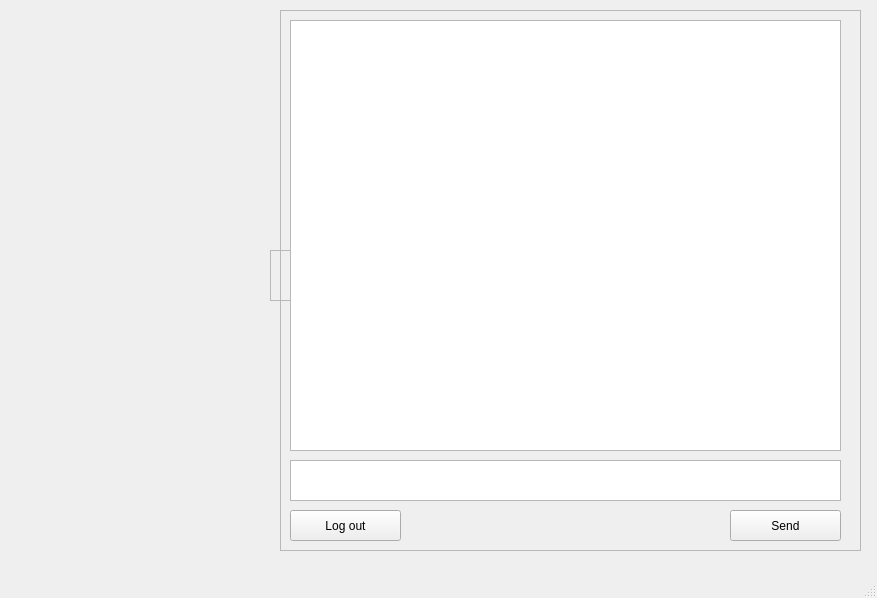
<?xml version="1.0" encoding="UTF-8"?>
<ui version="4.0">
 <class>MainWindow</class>
 <widget class="QMainWindow" name="MainWindow">
  <property name="geometry">
   <rect>
    <x>0</x>
    <y>0</y>
    <width>877</width>
    <height>598</height>
   </rect>
  </property>
  <property name="windowTitle">
   <string>MainWindow</string>
  </property>
  <property name="autoFillBackground">
   <bool>true</bool>
  </property>
  <property name="styleSheet">
   <string notr="true"/>
  </property>
  <widget class="QWidget" name="centralwidget">
   <widget class="QFrame" name="frameEntry">
    <property name="geometry">
     <rect>
      <x>270</x>
      <y>250</y>
      <width>331</width>
      <height>51</height>
     </rect>
    </property>
    <property name="frameShape">
     <enum>QFrame::StyledPanel</enum>
    </property>
    <property name="frameShadow">
     <enum>QFrame::Raised</enum>
    </property>
    <widget class="QPushButton" name="pushButtonAuthentification">
     <property name="geometry">
      <rect>
       <x>200</x>
       <y>10</y>
       <width>110</width>
       <height>31</height>
      </rect>
     </property>
     <property name="text">
      <string>Authentification</string>
     </property>
    </widget>
    <widget class="QPushButton" name="pushButtonRegistration">
     <property name="enabled">
      <bool>true</bool>
     </property>
     <property name="geometry">
      <rect>
       <x>20</x>
       <y>10</y>
       <width>110</width>
       <height>31</height>
      </rect>
     </property>
     <property name="text">
      <string>Registration</string>
     </property>
    </widget>
   </widget>
   <widget class="QFrame" name="frameAuthentification">
    <property name="enabled">
     <bool>true</bool>
    </property>
    <property name="geometry">
     <rect>
      <x>340</x>
      <y>120</y>
      <width>211</width>
      <height>321</height>
     </rect>
    </property>
    <property name="frameShape">
     <enum>QFrame::StyledPanel</enum>
    </property>
    <property name="frameShadow">
     <enum>QFrame::Raised</enum>
    </property>
    <widget class="QPushButton" name="pushButtonAuthentificationOk">
     <property name="geometry">
      <rect>
       <x>50</x>
       <y>230</y>
       <width>111</width>
       <height>50</height>
      </rect>
     </property>
     <property name="text">
      <string>Ок</string>
     </property>
     <property name="shortcut">
      <string>Return</string>
     </property>
    </widget>
    <widget class="QLineEdit" name="lineEditLogin">
     <property name="geometry">
      <rect>
       <x>20</x>
       <y>60</y>
       <width>171</width>
       <height>21</height>
      </rect>
     </property>
     <property name="inputMask">
      <string/>
     </property>
     <property name="text">
      <string/>
     </property>
    </widget>
    <widget class="QLineEdit" name="lineEditPasswd">
     <property name="geometry">
      <rect>
       <x>20</x>
       <y>120</y>
       <width>171</width>
       <height>21</height>
      </rect>
     </property>
     <property name="text">
      <string/>
     </property>
    </widget>
    <widget class="QLabel" name="labelLogin">
     <property name="geometry">
      <rect>
       <x>20</x>
       <y>30</y>
       <width>47</width>
       <height>13</height>
      </rect>
     </property>
     <property name="text">
      <string>Login</string>
     </property>
    </widget>
    <widget class="QLabel" name="labelPasswd">
     <property name="geometry">
      <rect>
       <x>20</x>
       <y>100</y>
       <width>47</width>
       <height>13</height>
      </rect>
     </property>
     <property name="text">
      <string>Password</string>
     </property>
    </widget>
   </widget>
   <widget class="QFrame" name="frameRegistration">
    <property name="enabled">
     <bool>true</bool>
    </property>
    <property name="geometry">
     <rect>
      <x>340</x>
      <y>120</y>
      <width>231</width>
      <height>291</height>
     </rect>
    </property>
    <property name="frameShape">
     <enum>QFrame::StyledPanel</enum>
    </property>
    <property name="frameShadow">
     <enum>QFrame::Raised</enum>
    </property>
    <widget class="QLineEdit" name="lineEditNewLogin">
     <property name="geometry">
      <rect>
       <x>20</x>
       <y>60</y>
       <width>171</width>
       <height>21</height>
      </rect>
     </property>
     <property name="inputMask">
      <string/>
     </property>
     <property name="text">
      <string/>
     </property>
    </widget>
    <widget class="QLineEdit" name="lineEditNewPasswd">
     <property name="geometry">
      <rect>
       <x>20</x>
       <y>120</y>
       <width>171</width>
       <height>21</height>
      </rect>
     </property>
     <property name="text">
      <string/>
     </property>
    </widget>
    <widget class="QLabel" name="labelNewLogin">
     <property name="geometry">
      <rect>
       <x>20</x>
       <y>30</y>
       <width>47</width>
       <height>13</height>
      </rect>
     </property>
     <property name="text">
      <string>Login</string>
     </property>
    </widget>
    <widget class="QLabel" name="labelNewPasswd">
     <property name="geometry">
      <rect>
       <x>20</x>
       <y>100</y>
       <width>47</width>
       <height>13</height>
      </rect>
     </property>
     <property name="text">
      <string>Password</string>
     </property>
    </widget>
    <widget class="QPushButton" name="pushButtonRegistrationOk">
     <property name="geometry">
      <rect>
       <x>50</x>
       <y>230</y>
       <width>111</width>
       <height>50</height>
      </rect>
     </property>
     <property name="text">
      <string>Ок</string>
     </property>
     <property name="shortcut">
      <string>Return</string>
     </property>
    </widget>
    <widget class="QLineEdit" name="lineEditRepeatNewPasswd">
     <property name="geometry">
      <rect>
       <x>20</x>
       <y>180</y>
       <width>171</width>
       <height>21</height>
      </rect>
     </property>
     <property name="text">
      <string/>
     </property>
    </widget>
    <widget class="QLabel" name="labelRepeatNewPasswd">
     <property name="geometry">
      <rect>
       <x>20</x>
       <y>160</y>
       <width>91</width>
       <height>16</height>
      </rect>
     </property>
     <property name="text">
      <string>Repeat password</string>
     </property>
    </widget>
   </widget>
   <widget class="QFrame" name="frameConversation">
    <property name="geometry">
     <rect>
      <x>280</x>
      <y>10</y>
      <width>581</width>
      <height>541</height>
     </rect>
    </property>
    <property name="frameShape">
     <enum>QFrame::StyledPanel</enum>
    </property>
    <property name="frameShadow">
     <enum>QFrame::Raised</enum>
    </property>
    <widget class="QTextBrowser" name="textBrowserReadMsg">
     <property name="geometry">
      <rect>
       <x>10</x>
       <y>10</y>
       <width>551</width>
       <height>431</height>
      </rect>
     </property>
    </widget>
    <widget class="QPlainTextEdit" name="plainTextEditWriteMsg">
     <property name="geometry">
      <rect>
       <x>10</x>
       <y>450</y>
       <width>551</width>
       <height>41</height>
      </rect>
     </property>
    </widget>
    <widget class="QPushButton" name="pushButtonSendMsg">
     <property name="geometry">
      <rect>
       <x>450</x>
       <y>500</y>
       <width>111</width>
       <height>31</height>
      </rect>
     </property>
     <property name="text">
      <string>Send</string>
     </property>
    </widget>
    <widget class="QPushButton" name="pushButtonLogout">
     <property name="geometry">
      <rect>
       <x>10</x>
       <y>500</y>
       <width>111</width>
       <height>31</height>
      </rect>
     </property>
     <property name="text">
      <string>Log out</string>
     </property>
    </widget>
   </widget>
  </widget>
  <widget class="QMenuBar" name="menubar">
   <property name="geometry">
    <rect>
     <x>0</x>
     <y>0</y>
     <width>877</width>
     <height>21</height>
    </rect>
   </property>
  </widget>
  <widget class="QStatusBar" name="statusbar"/>
 </widget>
 <resources/>
 <connections>
  <connection>
   <sender>pushButtonRegistration</sender>
   <signal>clicked()</signal>
   <receiver>frameEntry</receiver>
   <slot>hide()</slot>
   <hints>
    <hint type="sourcelabel">
     <x>164</x>
     <y>95</y>
    </hint>
    <hint type="destinationlabel">
     <x>160</x>
     <y>131</y>
    </hint>
   </hints>
  </connection>
  <connection>
   <sender>pushButtonRegistrationOk</sender>
   <signal>clicked()</signal>
   <receiver>frameAuthentification</receiver>
   <slot>show()</slot>
   <hints>
    <hint type="sourcelabel">
     <x>169</x>
     <y>365</y>
    </hint>
    <hint type="destinationlabel">
     <x>145</x>
     <y>261</y>
    </hint>
   </hints>
  </connection>
  <connection>
   <sender>pushButtonRegistration</sender>
   <signal>clicked()</signal>
   <receiver>frameRegistration</receiver>
   <slot>show()</slot>
   <hints>
    <hint type="sourcelabel">
     <x>164</x>
     <y>95</y>
    </hint>
    <hint type="destinationlabel">
     <x>160</x>
     <y>371</y>
    </hint>
   </hints>
  </connection>
  <connection>
   <sender>pushButtonRegistrationOk</sender>
   <signal>clicked()</signal>
   <receiver>frameRegistration</receiver>
   <slot>hide()</slot>
   <hints>
    <hint type="sourcelabel">
     <x>419</x>
     <y>325</y>
    </hint>
    <hint type="destinationlabel">
     <x>425</x>
     <y>311</y>
    </hint>
   </hints>
  </connection>
  <connection>
   <sender>pushButtonRegistration</sender>
   <signal>clicked()</signal>
   <receiver>lineEditNewLogin</receiver>
   <slot>clear()</slot>
   <hints>
    <hint type="sourcelabel">
     <x>154</x>
     <y>225</y>
    </hint>
    <hint type="destinationlabel">
     <x>155</x>
     <y>201</y>
    </hint>
   </hints>
  </connection>
  <connection>
   <sender>pushButtonRegistration</sender>
   <signal>clicked()</signal>
   <receiver>lineEditNewPasswd</receiver>
   <slot>clear()</slot>
   <hints>
    <hint type="sourcelabel">
     <x>154</x>
     <y>225</y>
    </hint>
    <hint type="destinationlabel">
     <x>155</x>
     <y>261</y>
    </hint>
   </hints>
  </connection>
  <connection>
   <sender>pushButtonAuthentification</sender>
   <signal>clicked()</signal>
   <receiver>frameEntry</receiver>
   <slot>hide()</slot>
   <hints>
    <hint type="sourcelabel">
     <x>154</x>
     <y>325</y>
    </hint>
    <hint type="destinationlabel">
     <x>155</x>
     <y>276</y>
    </hint>
   </hints>
  </connection>
  <connection>
   <sender>pushButtonAuthentification</sender>
   <signal>clicked()</signal>
   <receiver>frameAuthentification</receiver>
   <slot>show()</slot>
   <hints>
    <hint type="sourcelabel">
     <x>154</x>
     <y>325</y>
    </hint>
    <hint type="destinationlabel">
     <x>725</x>
     <y>251</y>
    </hint>
   </hints>
  </connection>
  <connection>
   <sender>pushButtonAuthentificationOk</sender>
   <signal>clicked()</signal>
   <receiver>frameAuthentification</receiver>
   <slot>hide()</slot>
   <hints>
    <hint type="sourcelabel">
     <x>725</x>
     <y>345</y>
    </hint>
    <hint type="destinationlabel">
     <x>725</x>
     <y>251</y>
    </hint>
   </hints>
  </connection>
  <connection>
   <sender>pushButtonAuthentification</sender>
   <signal>clicked()</signal>
   <receiver>lineEditLogin</receiver>
   <slot>clear()</slot>
   <hints>
    <hint type="sourcelabel">
     <x>154</x>
     <y>325</y>
    </hint>
    <hint type="destinationlabel">
     <x>145</x>
     <y>171</y>
    </hint>
   </hints>
  </connection>
  <connection>
   <sender>pushButtonAuthentificationOk</sender>
   <signal>clicked()</signal>
   <receiver>frameConversation</receiver>
   <slot>show()</slot>
   <hints>
    <hint type="sourcelabel">
     <x>145</x>
     <y>355</y>
    </hint>
    <hint type="destinationlabel">
     <x>585</x>
     <y>311</y>
    </hint>
   </hints>
  </connection>
  <connection>
   <sender>pushButtonLogout</sender>
   <signal>clicked()</signal>
   <receiver>frameConversation</receiver>
   <slot>hide()</slot>
   <hints>
    <hint type="sourcelabel">
     <x>365</x>
     <y>556</y>
    </hint>
    <hint type="destinationlabel">
     <x>585</x>
     <y>311</y>
    </hint>
   </hints>
  </connection>
  <connection>
   <sender>pushButtonLogout</sender>
   <signal>clicked()</signal>
   <receiver>frameEntry</receiver>
   <slot>show()</slot>
   <hints>
    <hint type="sourcelabel">
     <x>365</x>
     <y>556</y>
    </hint>
    <hint type="destinationlabel">
     <x>155</x>
     <y>276</y>
    </hint>
   </hints>
  </connection>
 </connections>
</ui>
